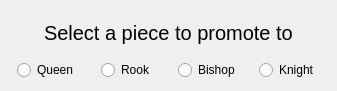
<?xml version="1.0" encoding="UTF-8"?>
<ui version="4.0">
 <class>PromotionSelectionWidget</class>
 <widget class="QWidget" name="PromotionSelectionWidget">
  <property name="geometry">
   <rect>
    <x>0</x>
    <y>0</y>
    <width>337</width>
    <height>91</height>
   </rect>
  </property>
  <property name="windowTitle">
   <string>Form</string>
  </property>
  <layout class="QVBoxLayout" name="verticalLayout">
   <item alignment="Qt::AlignHCenter">
    <widget class="QLabel" name="label">
     <property name="font">
      <font>
       <pointsize>15</pointsize>
      </font>
     </property>
     <property name="text">
      <string>Select a piece to promote to</string>
     </property>
    </widget>
   </item>
   <item>
    <layout class="QHBoxLayout" name="horizontalLayout">
     <item alignment="Qt::AlignHCenter">
      <widget class="QRadioButton" name="queen">
       <property name="text">
        <string>Queen</string>
       </property>
      </widget>
     </item>
     <item alignment="Qt::AlignHCenter">
      <widget class="QRadioButton" name="rook">
       <property name="text">
        <string>Rook</string>
       </property>
      </widget>
     </item>
     <item alignment="Qt::AlignHCenter">
      <widget class="QRadioButton" name="bishop">
       <property name="text">
        <string>Bishop</string>
       </property>
      </widget>
     </item>
     <item alignment="Qt::AlignHCenter">
      <widget class="QRadioButton" name="knight">
       <property name="text">
        <string>Knight</string>
       </property>
      </widget>
     </item>
    </layout>
   </item>
  </layout>
 </widget>
 <resources/>
 <connections/>
</ui>
